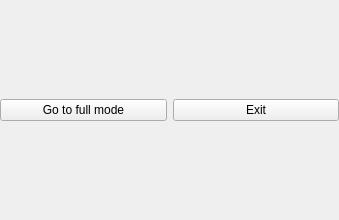
<?xml version="1.0" encoding="UTF-8"?>
<ui version="4.0">
 <class>TrayPopover</class>
 <widget class="QDialog" name="TrayPopover">
  <property name="geometry">
   <rect>
    <x>0</x>
    <y>0</y>
    <width>339</width>
    <height>220</height>
   </rect>
  </property>
  <property name="focusPolicy">
   <enum>Qt::TabFocus</enum>
  </property>
  <property name="windowTitle">
   <string>Dialog</string>
  </property>
  <layout class="QVBoxLayout" name="verticalLayout_2">
   <property name="leftMargin">
    <number>0</number>
   </property>
   <property name="topMargin">
    <number>0</number>
   </property>
   <property name="rightMargin">
    <number>0</number>
   </property>
   <property name="bottomMargin">
    <number>0</number>
   </property>
   <item>
    <layout class="QHBoxLayout" name="horizontalLayout">
     <item>
      <widget class="QPushButton" name="gotoFullModeButton">
       <property name="text">
        <string>Go to full mode</string>
       </property>
       <property name="autoDefault">
        <bool>false</bool>
       </property>
      </widget>
     </item>
     <item>
      <widget class="QPushButton" name="exitButton">
       <property name="text">
        <string>Exit</string>
       </property>
       <property name="autoDefault">
        <bool>false</bool>
       </property>
      </widget>
     </item>
    </layout>
   </item>
   <item>
    <layout class="QVBoxLayout" name="slotLayout"/>
   </item>
  </layout>
 </widget>
 <resources/>
 <connections/>
</ui>
